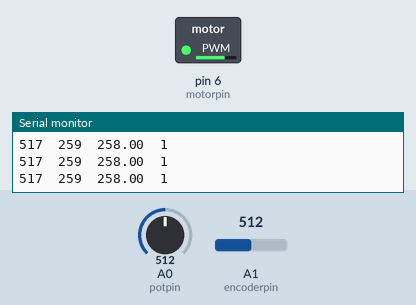
Simulated run of this sketch. Board: Arduino Uno, built with avr-gcc and run on an emulated ATmega328P. Parts: switched loads named in the sketch (green lamp = pin HIGH), the last lines printed to the serial monitor. The test bench sets the inputs (shaded band); at power-on: A0 (potpin) = 512, A1 (encoderpin) = 512.

Above: at 1.2 s.
1.3 s: A0 (potpin) set to 586
At 1.6 s:
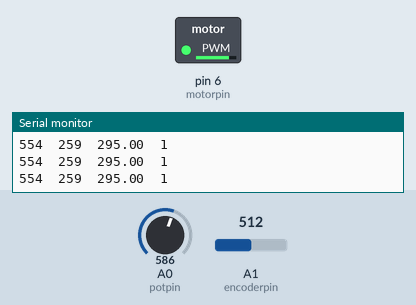
2.8 s: A0 (potpin) set to 618
At 4.2 s:
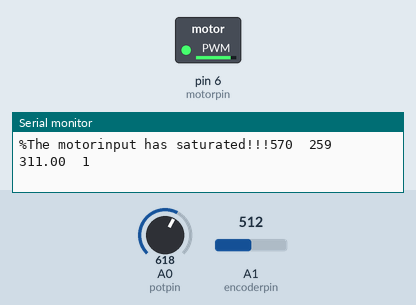
4.8 s: A0 (potpin) set to 306
At 5.1 s:
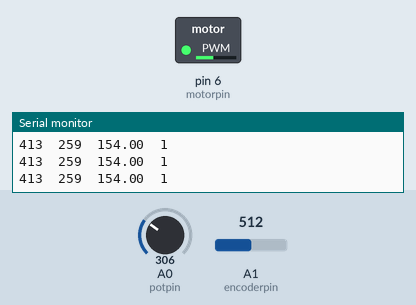
6.3 s: A0 (potpin) set to 206
At 7.5 s:
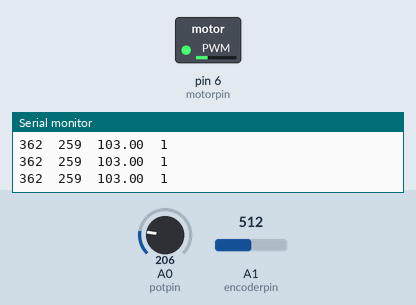
7.8 s: A0 (potpin) set to 190
At 9.1 s:
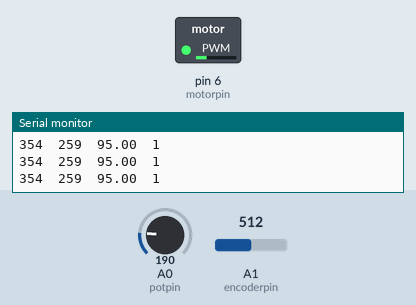
10.8 s: A1 (encoderpin) set to 486
Timing chart, 0 to 13.3 s (numbered marks = the images above; inputs shaded):
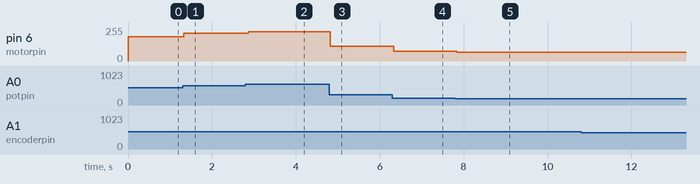

Measured:
- after the input at 1.3 s, pin 6 (motorpin): 182/255 → 209/255 at once
- after the input at 2.8 s, pin 6 (motorpin): 209/255 → 220/255 after 0.07 s
- after the input at 4.8 s, pin 6 (motorpin): 220/255 → 109/255 at once
- after the input at 6.3 s, pin 6 (motorpin): 109/255 → 73/255 at once
- after the input at 7.8 s, pin 6 (motorpin): 73/255 → 67/255 at once

The sketch:

PotControlledMotor.ino
```cpp
 /******************************************************************************************
 * Speed Control Program using a Potentiometer
 * Description: This program uses a potentiometer to control
 * the PWM signal sent to the motor. This code will be used for educational purposes or for
 * testing the functionality of hardware.
 ********************************************************************************************/

#define motorpin 6
#define directionpin 7
#define potpin 0
#define encoderpin 1

int motorvalue = 0;
int forward = 1;
int reverse = 0;
int potvalue = 0; //variable to store the pot value
int potmotorval;
int encoderval;
int encoder;
float gain = 0.3;
int potcontrolval;
float error;
int motorinput;
int count = 0;
int encoderval_initial;
int motordirection;

void setup() {
  // put your setup code here, to run once:
  Serial.begin(9600);
  pinMode(motorpin, OUTPUT);
  pinMode(potpin, INPUT);
  pinMode(encoderpin, INPUT);

  // Set motors to zero speed and in the forward direction
  digitalWrite(directionpin,forward);
  analogWrite(motorpin,0);
}

void loop() {
  // put your main code here, to run repeatedly:

  potvalue = analogRead(potpin);
  encoder = analogRead(encoderpin);
  encoderval = map(encoder,0,709,0,360);
  //encoderval_last = encoderval;

  if(count<1){
  encoderval_initial = encoderval;
  count = 1;
  }

  potmotorval = map(potvalue,0,714,0,255); // For speed control using the potentiometer
  potcontrolval = map(potvalue,0,714,0,360) + encoderval_initial;

  error = potcontrolval - encoderval;

  if(error>1){
    motordirection = 1;
  }
  else{
    motordirection = 0;
  }

  // Multiplying the error by the gain
  motorinput = gain*error;

  // Saturation prevention to prevent the system from going unstable.
  if(abs(motorinput) > 90 ){
    motorinput = 0;
    Serial.print("%The motorinput has saturated!!!");
  }

  Serial.print(potcontrolval);
  Serial.print("  ");
  Serial.print(encoderval);
  Serial.print("  ");
  Serial.print(error);
  Serial.print("  ");
  Serial.println(motordirection);
  //Serial.print(motorinput);
  //Serial.print("  ");

  analogWrite(motorpin,potmotorval);
  //digitalWrite(directionpin,motordirection);

}
```
